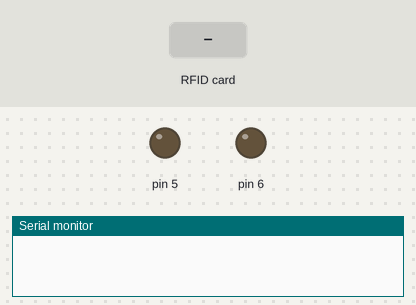
Recording of a sketch running on a simulated Arduino Uno, built with avr-gcc and run on an emulated ATmega328P. Parts: output pins drawn as LEDs (lit = HIGH), the last lines printed to the serial monitor. The test bench sets the inputs (shaded band). Pins used as bus, display or sensor lines are not drawn.

Above: at 1.2 s.
1.3 s: RFID card 99 87 5D 59 held to the reader
At 2.3 s:
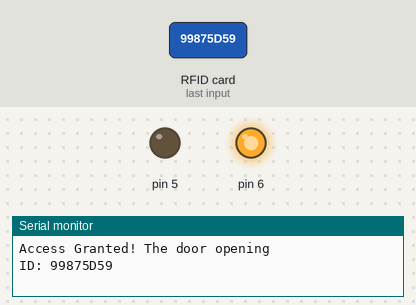
2.8 s: RFID card 5E 7A 19 C4 held to the reader
Timing chart, 0 to 5.8 s (numbered marks = the images above; inputs shaded):
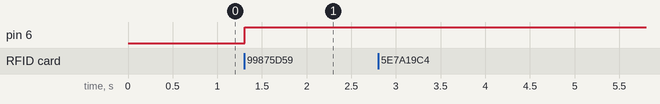

Measured:
- after the input at 1.3 s, pin 6: LOW → HIGH at once

The sketch:

sketch_apr20a.ino
```cpp
#include "SPI.h"
#include "MFRC522.h"

#define RST_PIN 9 // RES pin
#define SS_PIN  10 // SDA (SS) pin

byte readCard[4];
String cardID = "99875D59"; // замените на ID своей метки
String cardID1 = "98C3B5A";
String tagID = "";

MFRC522 mfrc522(SS_PIN, RST_PIN); // создание объекта mfrc522

void setup() {
  Serial.begin(9600);
  SPI.begin();
  mfrc522.PCD_Init();
  pinMode(5, OUTPUT);
  pinMode(6, OUTPUT);
}

void loop() {
  while (getID()) {
    if (tagID == cardID) {
      Serial.println("Access Granted! The door opening");
      digitalWrite(5, LOW);
      digitalWrite(6, HIGH);
    }
    if (tagID == cardID1) {
      Serial.println("Access Granted! The door closing");
      digitalWrite(5, HIGH);
      digitalWrite(6, LOW);
    }
    if (tagID != cardID && tagID != cardID1) {
      Serial.println("Access Denied!");
    }
    Serial.print("ID: ");
    Serial.println(tagID);
    delay(2000);
  }
}

boolean getID() {
  if (! mfrc522.PICC_IsNewCardPresent()) {
    return false;
  }

  if (! mfrc522.PICC_ReadCardSerial()) {
    return false;
  }

  tagID = "";

  for (uint8_t i = 0; i < 4; i++) {
    tagID.concat(String(mfrc522.uid.uidByte[i], HEX));
  }

  tagID.toUpperCase();
  mfrc522.PICC_HaltA();
  return true;
}
```
